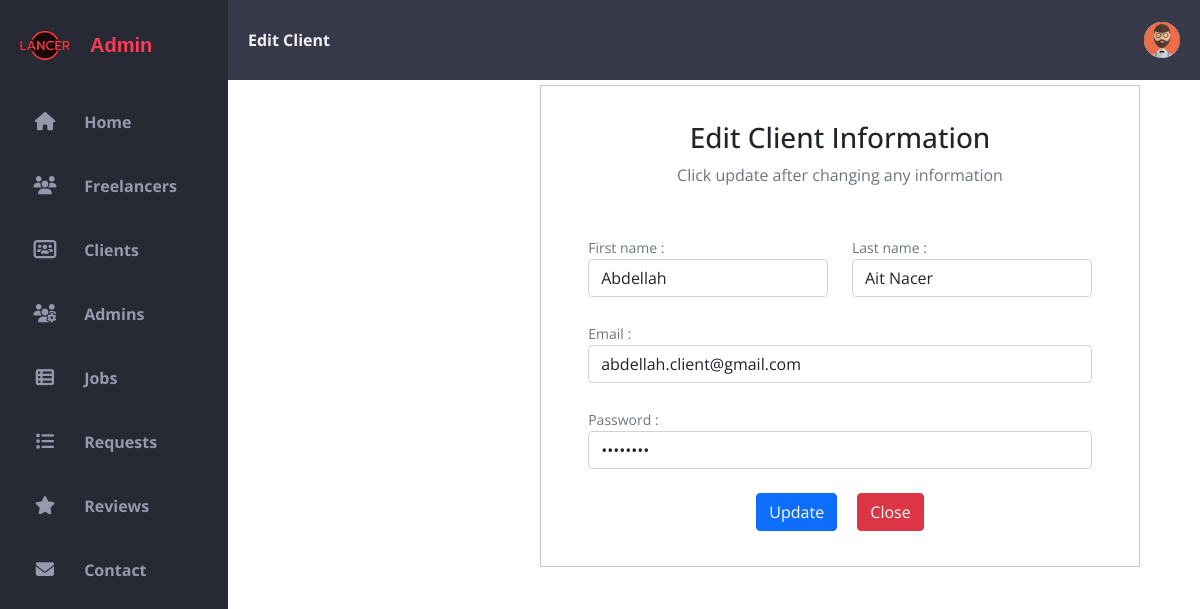
/admin/edit-client.php?idad=1, run on the app's committed database.
### tables this page shows
CREATE TABLE `client` (
  `id_client` int(255) NOT NULL,
  `first_name_cli` varchar(255) NOT NULL,
  `last_name_cli` varchar(255) NOT NULL,
  `email_client` varchar(255) NOT NULL,
  `password_client` varchar(255) NOT NULL,
  `exentation` varchar(255) NOT NULL,
  `statut` int(11) NOT NULL DEFAULT 0
);

### admin/edit-client.php (the view, shortened to what this page needs)
<?php
    @include '../login/config.php';
    $id = $_GET['idad'];
    $id_admin = $_SESSION['admin_id'];
    $sql="SELECT * FROM admin WHERE id_admin = '$id_admin'  ";
    $req = mysqli_query($conn , $sql) ;
    $num_ligne = mysqli_fetch_assoc($req);
?>
<!DOCTYPE html>
<html lang="en">
  <head>
    <link rel="stylesheet" href="CSS/style.css" />
    <link rel="stylesheet" href="https://cdnjs.cloudflare.com/ajax/libs/font-awesome/6.1.2/css/all.min.css">
    <link href="https://cdn.jsdelivr.net/npm/bootstrap@5.1.3/dist/css/bootstrap.min.css" rel="stylesheet">
</head>
<body>
    <div class="grid-container">
        <section>
            <nav>
                <a href="clients.php" class="name_page">Edit Client</a>
                <div class="profile">
                    <?php
                            if($num_ligne['statut']==0)  {
                                echo '<img class="profile-pic" src="photoadmin/default.jpg">' ;
                            }
                            else{
                                $ex=$num_ligne['exentation'];
                                $namf=$id_admin.'.'.$ex;
                                echo ' <img class="profile-pic" src="photoadmin/'.$namf.'">';
                            }
                    ?>
                </div>
            </nav>
        </section>
        <aside id="sidebar">
            <div class="sidebar-title">
                <div class="sidebar-brand">
                    <img src="img/logo.png" class="logo-title">
                    <span class="material-icons-outlined">Admin</span>
                </div>
            </div>
            <ul class="sidebar-list">
                <li>
                    <a href="home.php">
                        <i class="fa-solid fa-house"></i>
                        <span class="material-icons-outlined">Home</span>
                    </a>
                </li>
                <li>
                    <a href="freelancers.php">
                        <i class="fas fa-users"></i>
                        <span class="material-icons-outlined">Freelancers</span>
                    </a>
                </li>
                <li>
                    <a href="clients.php">
                        <i class="fas fa-light fa-users-rectangle"></i>
                        <span class="material-icons-outlined">Clients</span>
                    </a>
                </li>
                <li>
                    <a href="admins.php">
                        <i class="fa-solid fa-users-gear"></i>
                        <span class="material-icons-outlined">Admins</span>
                    </a>
                </li>
                <li>
                    <a href="jobs.php">
                        <i class="fa-solid fa-table-list"></i>
                        <span class="material-icons-outlined">Jobs</span>
                    </a>
                </li>
                <li>
                    <a href="requests.php">
                        <i class="fa-solid fa-list"></i>
                        <span class="material-icons-outlined">Requests</span>
                    </a>
                </li>
                <li>
                    <a href="reviews.php">
                        <i class="fa-solid fa-star"></i>
                        <span class="material-icons-outlined">Reviews</span>
                    </a>
                </li>
                <li>
                    <a href="contact-us.php">
                        <i class="fas fa-envelope"></i>
                        <span class="material-icons-outlined">Contact</span>
                    </a>
                </li>
            </ul>
        </aside>
        <div class="container" style="border: 1px solid rgb(211, 193, 193); padding: 2.2rem; margin: 85px 280px; max-width: 600px;">
            <div class="text-center mb-4 fs-6">
                <h3>Edit Client Information</h3>
                <p class="text-muted">Click update after changing any information</p>
            </div>
            <?php
                $sql = "SELECT * from client where id_client = $id LIMIT 1";
                $result = mysqli_query($conn, $sql);
                $row = mysqli_fetch_assoc($result);
            ?>
            <div class="container d-flex justify-content-center">
                <form method="post" style="width: 50vw;">
                    <div class="row mt-4">
                        <div class="col">
                            <small class="text-muted mt-2">First name :</small>
                            <input name="first_name_cli" type="text" class="form-control" value = "<?php  echo $row['first_name_cli'] ?>">
                        </div>
                        <div class="col">
                            <small class="text-muted mt-3">Last name :</small>
                            <input name="last_name_cli" type="text" class="form-control" value = "<?php  echo $row['last_name_cli'] ?>">
                        </div>
                    </div>
                    <div class="mt-4">
                        <small class="text-muted mt-2">Email :</small>
                        <input name="email_client" type="email" class="form-control" id="inputEmail3" value = "<?php  echo $row['email_client'] ?>">
                    </div>
                    <div class="mt-4">
                        <small class="text-muted mt-2">Password :</small>
                        <input name="password_client" type="password" class="form-control" value = "<?php  echo $row['password_client'] ?>">
                    </div>
                    <div class="text-center mt-4">
                        <button type="submit" class="btn btn-primary mx-2" name="submit">Update</button>
                        <button type="button" class="btn btn-danger mx-2" onclick="window.location.href='clients.php'">Close</button>
                    </div>
                </form>
            </div>
        </div>
    </div>
</body>
</html>

### admin/CSS/style.css (style rules this page uses)
* { font-family: 'Open Sans', sans-serif; margin: 0; padding: 0; box-sizing: border-box; }
:root { --grey: #F1F0F6; --dark-grey: #8D8D8D; --light: #fff; --dark: #000; --green: #81D43A; --light-green: #E3FFCB; --blue: #1775F1; --light-blue: #D0E4FF; --dark-blue: #0C5FCD; --red: #FC3B56; --primary-color: #272935; }
body { margin: 0; padding: 0; box-sizing: border-box; background-color: white; color: #666666; font-family: "Montserrat", sans-serif; overflow-x: hidden; }
a { text-decoration: none; }
li { list-style: none; }
section { padding: 4.7rem; margin: 1px -60px; max-width: 1200px; }
.grid-container { width: 100%; display: grid; grid-template-columns: 260px 1fr 1fr 1fr; grid-template-rows: 0.2fr 3fr; grid-template-areas: "sidebar header header header" "sidebar main main main"; height: 100vh; }
nav { background: #383a49; height: 10%; width: 81%; padding: 0 20px; display: flex; align-items: center; grid-gap: 28px; position: fixed; top: 0; right: 0; z-index: 999; justify-content: space-between; }
nav .name_page { text-decoration: none; font-weight: bolder; margin-right: 100px; color: var(--grey); }
nav .profile { position: relative; margin-left: auto; }
nav .profile img { width: 36px; height: 36px; border-radius: 50%; object-fit: cover; cursor: pointer; }
#sidebar { grid-area: sidebar; height: 100%; width: 19%; background-color: #272935; color: #9799ab; overflow-y: auto; transition: all 0.5s; -webkit-transition: all 0.5s; position: fixed; }
.sidebar-title { display: flex; justify-content: space-between; align-items: center; padding: 20px; margin-bottom: 25px; }
.sidebar-brand img { height: 50px; margin-right: 10px; }
.sidebar-brand span { margin-left: 10px; font-weight: bold; font-family: 'Franklin Gothic Medium', 'Arial Narrow', Arial, sans-serif; color: var(--red); font-size: 20px; }
.sidebar-brand { display: flex; align-items: center; font-size: 20px; font-weight: 700; }
.sidebar-list { padding: 0; margin-top: -25px; list-style-type: none; }
.sidebar-list li { padding: 20px 20px 20px 20px; }
.sidebar-list li a { text-decoration: none; color: #9799ab; display: block; }
.sidebar-list li a i { position: relative; width: 50px; font-size: 18.3px; text-align: center; }
.sidebar-list li a span { color: #9799ab; position: relative; margin-left: 10px; font-weight: bold; }

### data on the page
client: first_name_cli "Abdellah", last_name_cli "Ait Nacer", email_client "abdellah.client@gmail.com"
